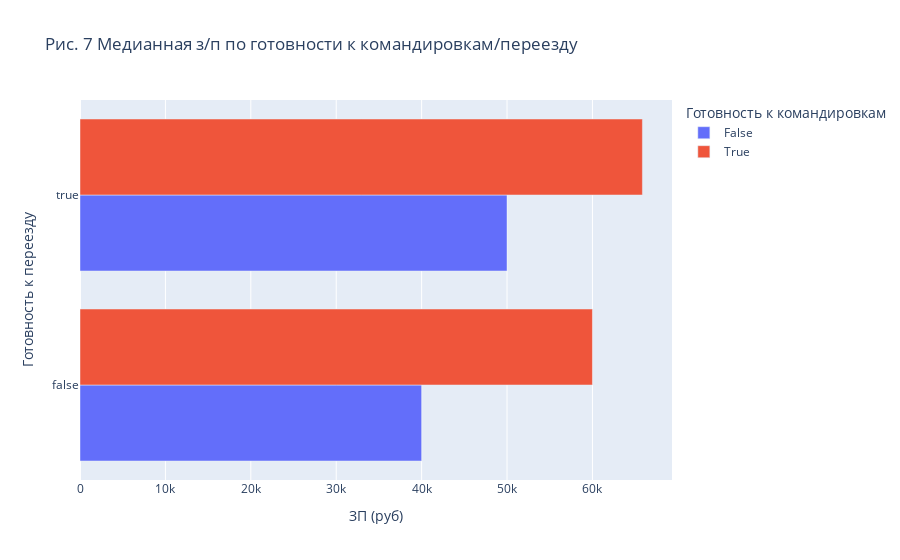

Notebook cell for this chart:
### Markdown cell above
6. Постройте **многоуровневую столбчатую диаграмму**, которая показывает зависимость медианной заработной платы (**"ЗП (руб)"**) от признаков **"Готовность к переезду"** и **"Готовность к командировкам"**. Проанализируйте график, сравнив уровень заработной платы в категориях.

### Code cell
bar_data = hh_data.groupby(
    ['Готовность к командировкам', 'Готовность к переезду'],
    as_index=False
)['ЗП (руб)'].median()
fig = px.bar(
    data_frame=bar_data,
    y='Готовность к переезду',
    x='ЗП (руб)',
    barmode="group",
    color='Готовность к командировкам',
    orientation='h',
    title=' Рис. 7 Медианная з/п по готовности к командировкам/переезду'
)
fig.show()

### Figure 1 — Plotly figure (JSON) as saved in the notebook; plotly's stock layout.template omitted (floating-point values rounded to 4 significant figures)
{"data": [{"alignmentgroup": "True", "hovertemplate": "Готовность к командировкам=False<br>ЗП (руб)=%{x}<br>Готовность к переезду=%{y}<extra></extra>", "legendgroup": "False", "marker": {"color": "#636efa", "pattern": {"shape": ""}}, "name": "False", "offsetgroup": "False", "orientation": "h", "showlegend": true, "textposition": "auto", "type": "bar", "x": [40000, 50000], "xaxis": "x", "y": [false, true], "yaxis": "y"}, {"alignmentgroup": "True", "hovertemplate": "Готовность к командировкам=True<br>ЗП (руб)=%{x}<br>Готовность к переезду=%{y}<extra></extra>", "legendgroup": "True", "marker": {"color": "#EF553B", "pattern": {"shape": ""}}, "name": "True", "offsetgroup": "True", "orientation": "h", "showlegend": true, "textposition": "auto", "type": "bar", "x": [60000, 65850.0], "xaxis": "x", "y": [false, true], "yaxis": "y"}], "layout": {"barmode": "group", "legend": {"title": {"text": "Готовность к командировкам"}, "tracegroupgap": 0}, "title": {"text": " Рис. 7 Медианная з/п по готовности к командировкам/переезду"}, "xaxis": {"anchor": "y", "domain": [0, 1], "title": {"text": "ЗП (руб)"}}, "yaxis": {"anchor": "x", "domain": [0, 1], "title": {"text": "Готовность к переезду"}}}}
